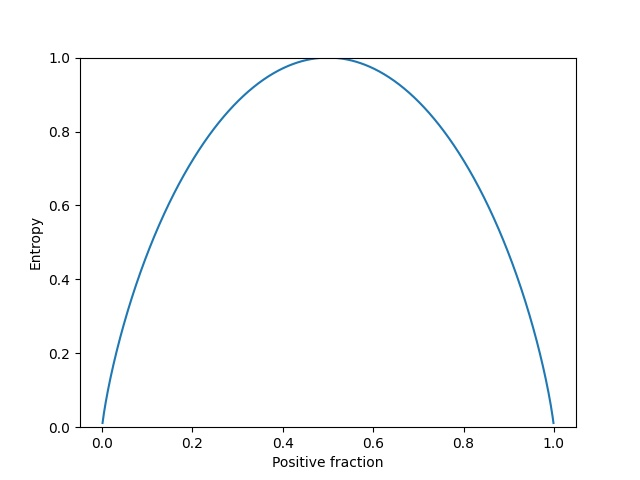

Here is the Python script that generated this plot:
import matplotlib.pyplot as plt
import numpy as np

pos_fraction = np.linspace(0.00, 1.00, 1000)

entropy = - (pos_fraction * np.log2(pos_fraction) + (1 - pos_fraction) * np.log2(1 - pos_fraction))

plt.plot(pos_fraction, entropy)

plt.xlabel("Positive fraction")
plt.ylabel("Entropy")

plt.ylim(0, 1)

plt.savefig("Entropy.jpg")

plt.show()
